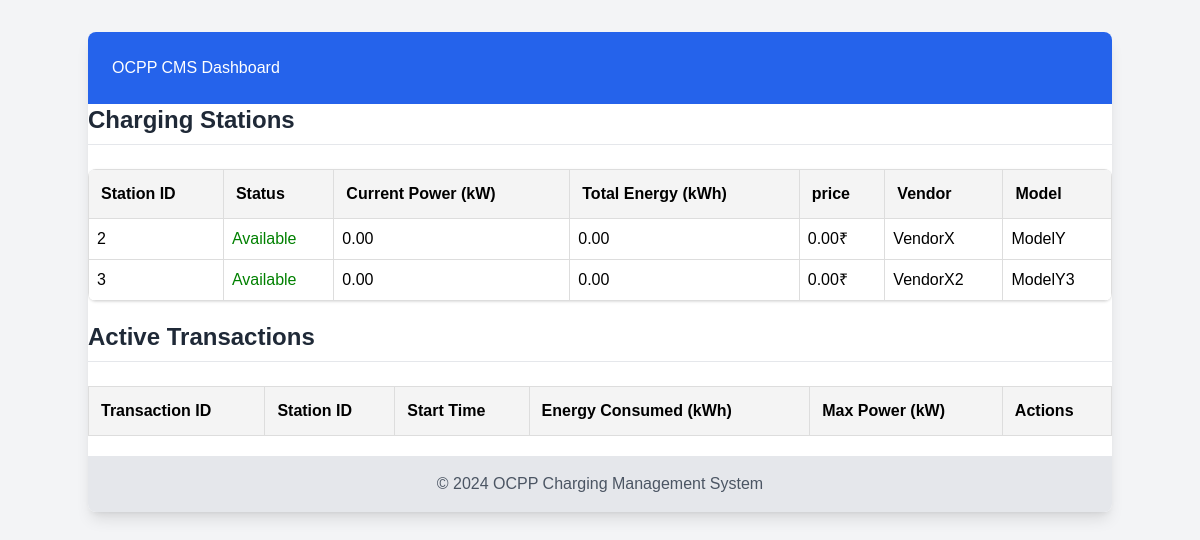
/, run on an earlier commit of the app's database.
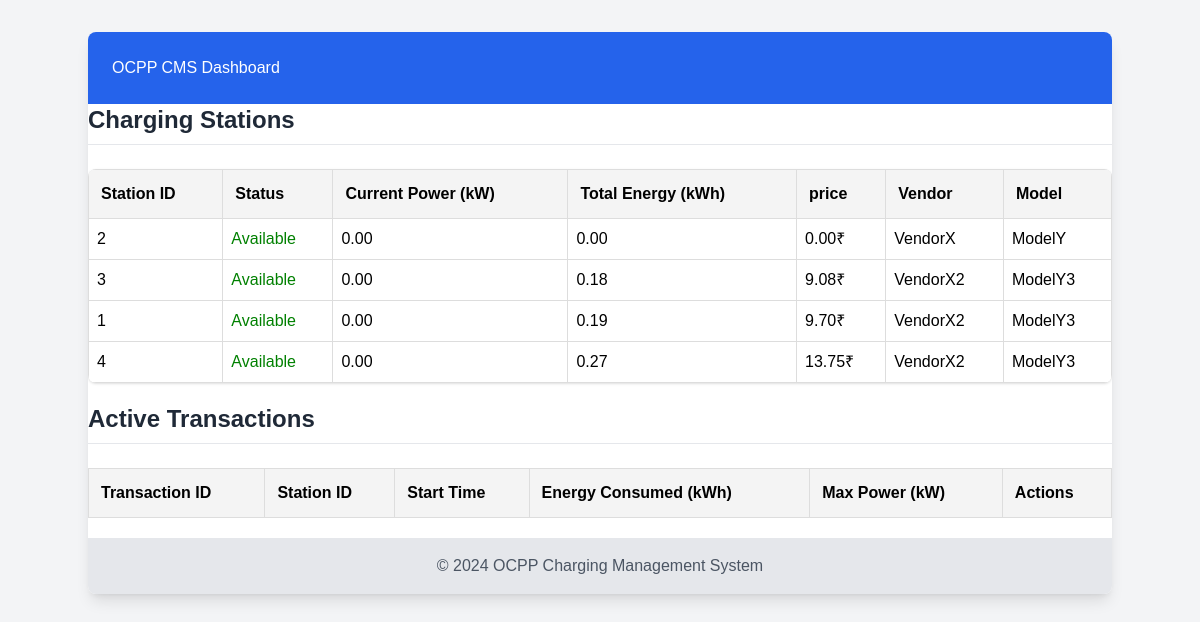
And on a later commit of the database.
### database.py (models this page shows)
class ChargingStation(Base):
    __tablename__ = 'charging_stations'
    id = Column(Integer, primary_key=True)
    station_id = Column(String, unique=True)
    status = Column(String)
    last_heartbeat = Column(DateTime)
    current_transaction = Column(String, nullable=True)
    vendor = Column(String)
    model = Column(String)
    current_power = Column(Float, default=0)  # Current power consumption in kW
    total_energy_consumed = Column(Float, default=0)  # Total energy consumed in kWh

### main.py (the view)
@app.get("/")
async def home(request: Request):
    db = SessionLocal()
    stations = db.query(ChargingStation).all()
    transactions = db.query(Transaction).filter_by(is_active=True).all()
    db.close()
    return templates.TemplateResponse(
        "index.html",
        {"request": request, "stations": stations, "transactions": transactions}
    )

### templates/index.html (shortened to what this page needs)
<!DOCTYPE html>
<html>
<head>
    <script src="https://cdn.tailwindcss.com"></script>
</head>
<body class="bg-gray-100 min-h-screen p-8">
    <div class="container mx-auto bg-white shadow-lg rounded-lg overflow-hidden">
        <header class="bg-blue-600 text-white p-6">
            <h1>OCPP CMS Dashboard</h1>
        </header>
        <h2 class="text-2xl font-semibold text-gray-800 mb-6 border-b pb-2">Charging Stations</h2>
        <table class="w-full bg-white shadow rounded-lg overflow-hidden" id="stations-table">
            <thead class="bg-gray-200">
                <tr class="text-left">
                    <th class="p-3">Station ID</th>
                    <th class="p-3">Status</th>
                    <th class="p-3">Current Power (kW)</th>
                    <th class="p-3">Total Energy (kWh)</th>
                    <th class="p-3">price</th>
                    <th class="p-3">Vendor</th>
                    <th class="p-3">Model</th>
                </tr>
            </thead>
            <tbody>
                {% for station in stations %}
                <tr class="border-b hover:bg-gray-50 transition duration-200" id="station-{{ station.station_id }}">
                    <td>{{ station.station_id }}</td>
                    <td class="status-{{ station.status }}">{{ station.status }}</td>
                    <td class="power">{{ "%.2f"|format(station.current_power) }}</td>
                    <td class="energy">{{ "%.2f"|format(station.total_energy_consumed) }}</td>
                    <td class = "price">{{ "%.2f"|format(station.total_energy_consumed * 50) }}₹</td>
                    <td>{{ station.vendor }}</td>
                    <td>{{ station.model }}</td>
                </tr>
                {% endfor %}
            </tbody>
        </table>
        <h2 class="text-2xl font-semibold text-gray-800 mb-6 border-b pb-2">Active Transactions</h2>
        <table id="transactions-table">
            <thead>
                <tr>
                    <th class="p-3">Transaction ID</th>
                    <th class="p-3">Station ID</th>
                    <th class="p-3">Start Time</th>
                    <th class="p-3">Energy Consumed (kWh)</th>
                    <th class="p-3">Max Power (kW)</th>
                    <th class="p-3">Actions</th>
                </tr>
            </thead>
        </table>
        <footer class="bg-gray-200 p-4 text-center text-gray-600">
            © 2024 OCPP Charging Management System
        </footer>
</body>
</html>

What changed in the data, as far as the page shows it:
changed ChargingStation (number 2 of 4 on the later page): total_energy_consumed "0.00" → "0.18"; station.total_energy_consumed*50 "0.00" → "9.08"
added ChargingStation: station_id "1", status "Available", current_power "0.00", total_energy_consumed "0.19", station.total_energy_consumed*50 "9.70", vendor "VendorX2", model "ModelY3"
added ChargingStation: station_id "4", status "Available", current_power "0.00", total_energy_consumed "0.27", station.total_energy_consumed*50 "13.75", vendor "VendorX2", model "ModelY3"
